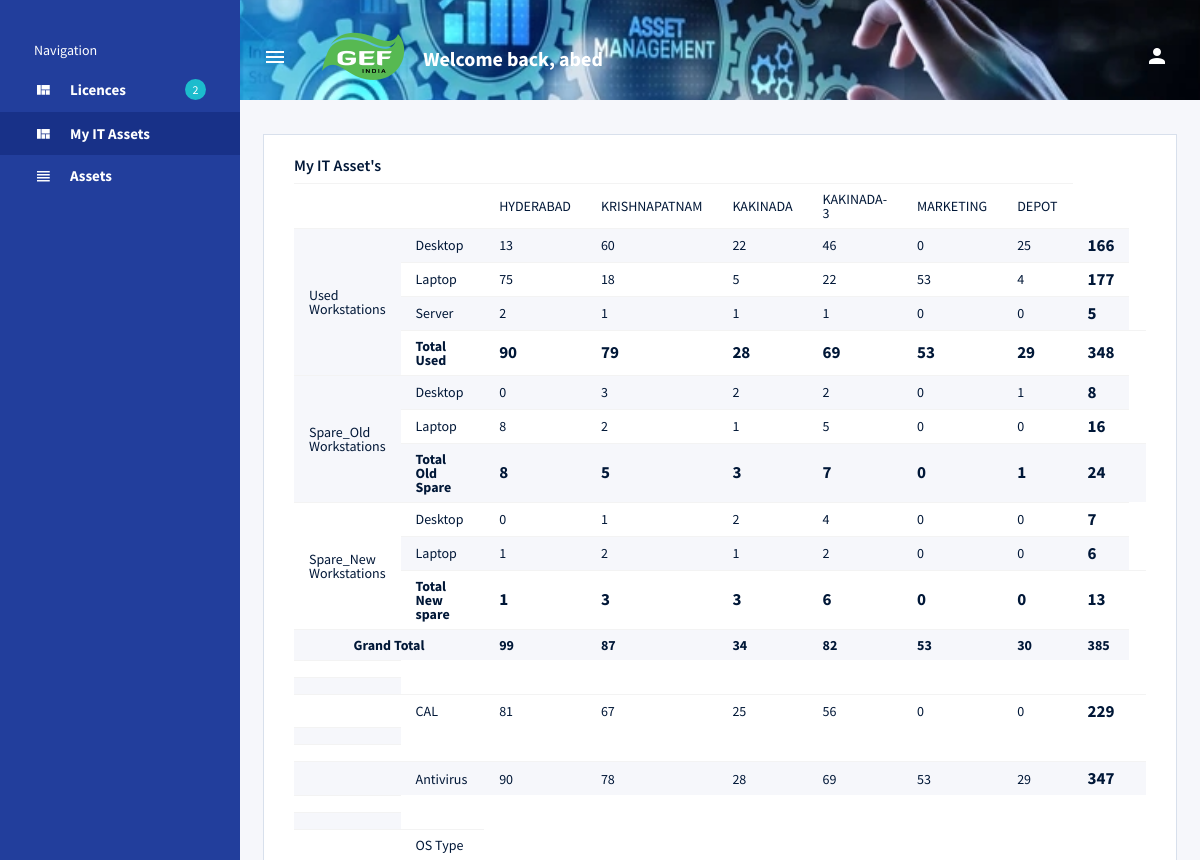
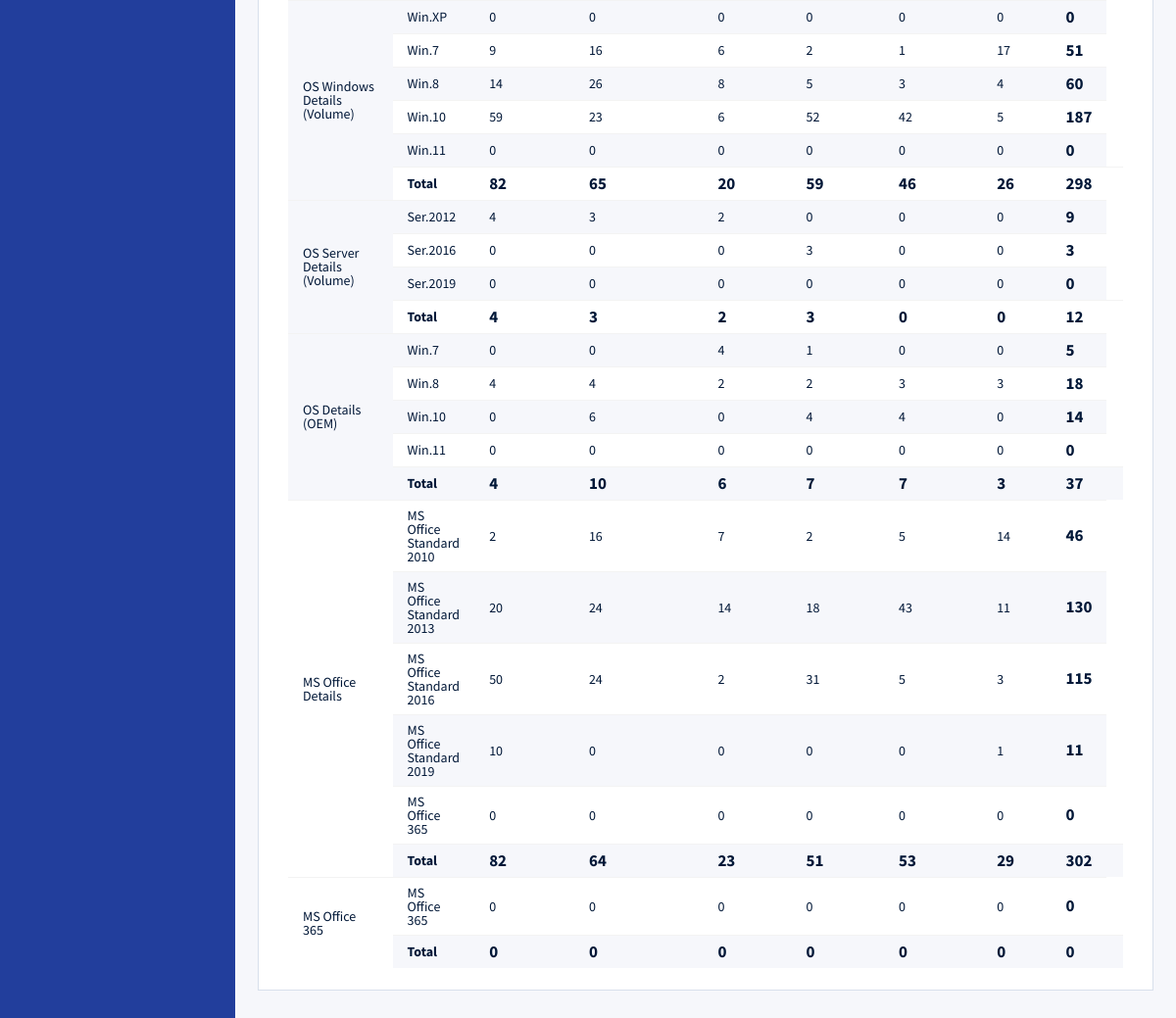
The page /it_assets (signed in) on the database its author committed (2 pictures, top to bottom).
### assetapp/models.py (models this page shows)
class AssetModel(models.Model):
    user_name = models.CharField(max_length=100, default='1')
    user_email = models.EmailField(max_length=100,default='1')
    location = models.CharField(max_length=100)
    asset_no = models.CharField(max_length=100, default='1')
    serial_no = models.CharField(max_length=100, default='1')
    emp_id = models.CharField(max_length=100, default='1')
    usage_type = models.CharField(max_length=100, default='1')
    machine_type = models.CharField(max_length=100, default='1')
    gef_id_number = models.CharField(max_length=100, default='1')
    domain_workgroup = models.CharField(max_length=100, default='1')
    Domain_User_Name = models.CharField(max_length=100, default='1')
    machine_make = models.CharField(max_length=100, default='1')
    machine_model_no = models.CharField(max_length=100, default='1')
    machine_serial_no = models.CharField(max_length=100, default='1')
    hdd = models.CharField(max_length=100, default='1')
    hdd_make = models.CharField(max_length=100, default='1')
    hdd_model = models.CharField(max_length=100, default='1')
    hdd_serial_no = models.CharField(max_length=100, default='1')
    ram = models.CharField(max_length=100, default='1')
    processor = models.CharField(max_length=100, default='1')
    processor_purchase_date = models.DateField(default=date(1111, 11, 11))
    warranty_start_date = models.DateField(default=date(1111, 11, 11))
    warranty_end_date = models.DateField(default=date(1111, 11, 11))
    amc_start_date = models.DateField(default=date(1111, 11, 11))
    amc_end_date = models.DateField(default=date(1111, 11, 11))
    user_acceptance_date = models.DateField(default=date(1111, 11, 11))
    user_handed_over_date = models.DateField(default=date(1111, 11, 11))
    Operating_System_Version = models.CharField(max_length=100, default='1')
    OS = models.CharField(max_length=100, default='1')
    OEM_Volume = models.BooleanField(default='1')
    ms_office = models.BooleanField(default='1')
    ms_office_version = models.CharField(max_length=100, default='1')
    Email_Type = models.CharField(max_length=100, default='1')
    ms_visio = models.CharField(max_length=100, default='1')
    ms_access = models.CharField(max_length=100, default='1')
    Antivirus = models.BooleanField(default='1')
    AutoCAD = models.BooleanField(default='1')
    Adobe_acrobate = models.BooleanField(default='1')
    Visio = models.BooleanField(default='1')
    Access = models.BooleanField(default='1')
    SAP = models.BooleanField(default='1')
    SAP_User_ID =models.CharField(max_length=100, default='1')
    Status = models.CharField(max_length=100, default='1')
    Remarks = models.CharField(max_length=100, default='1')

### assetapp/views.py (the view)
# urls.py: path('it_assets', views.it_assets, name='it_assets'),
def it_assets(request):
    list = getAssets()
    list4 = getAssetsByLocation()
    list['vol']= list4
    list5 = getAssetsByLocationAntivirus()
    list['antivirus'] = list5
    list6 = getAssetsByLocationDomain()
    list['cal'] = list6
    if request.content_type == 'application/json':
        return JsonResponse(list)
    return render(request, "it_assets.html", list)

### assetapp/views.py (called while the page is built)
def getAssetsByLocationDomain():
    list = {"location": [], "data": []}
    r = "Domain / Workgoup"
    total = 0
    for l1 in range(len(LOCATION)):
        l = LOCATION[l1]
        dat = getAssetCountByLocationDomain(l[1], r)
        total = total + dat
        list['location'].append({"LOCATION": l[1], "data": dat})
    list['location'].append({"Total": total})
    return list

def getAssetCountByLocationDomain(l, r):
    if r == 'Domain / Workgoup':
        list = AssetModel.objects.all().filter(domain_workgroup='Domain', location=l)
    return len(list)

def getAssetsByLocationAntivirus():
    list = { "location": [],"data": []}
    r = "Antivirus"
    total = 0
    for l1 in range(len(LOCATION)):
        l = LOCATION[l1]
        dat = getAssetCountByLocationAntivirus(l[1], r)
        total = total+dat
        list['location'].append({"LOCATION": l[1], "data": dat})
    list['location'].append({"Total": total})
    return list

def getAssetCountByLocationAntivirus(l,r):
    r1 = False
    if r == 'Antivirus':
        r1 = True
        list = AssetModel.objects.all().filter(Antivirus=r1, location=l)
    return len(list)

def getAssetCountByLocationRemarksMachineType(l,r,m):
    if r == 'Used Workstations' :
        list = AssetModel.objects.all().filter(usage_type='Live', machine_type=m, location=l)
    elif r == 'Spare_Old Workstations' :
        list = AssetModel.objects.all().filter(user_name__iexact='Spare Old',machine_type=m, location=l).exclude(Status='Not working')
    elif r == 'Spare_New  Workstations' :
        list = AssetModel.objects.all().filter(user_name__iexact='Spare New',machine_type=m, location=l).exclude(Status='Not working')
    return len(list)

def getAssetCountByLocationRemarksOS(l,r,m):
    ms = ["2010","2013","2016","2019"]
    r1= False
    if r=='OS Windows Details (Volume)':
        r1 = False
        list = AssetModel.objects.all().filter(OEM_Volume=r1, OS=m, location=l).exclude(user_name__iexact='Spare')
    elif r == 'OS Server Details (Volume)':
        r1 = False
        list = AssetModel.objects.all().filter(OEM_Volume=r1, OS=m, location=l).exclude(user_name__iexact='Spare')
    elif r == 'OS Details (OEM)':
        r1 = True
        list = AssetModel.objects.all().filter(OEM_Volume=r1, OS=m, location=l).exclude(user_name__iexact='Spare Old')
    else:
        r1 = True
        list = AssetModel.objects.all().filter(ms_office=r1, ms_office_version=m, location=l)
    return len(list)

### templates/it_assets.html (shortened to what this page needs)
{% extends 'base.html' %}
{% load static %}
{% block content %}
{% if user.is_authenticated %}
<div class="row">
            <div class="col-lg-12 grid-margin stretch-card">
              <div class="card">
                <div class="card-body">
                  <h4 class="card-title">My IT Asset's</h4>
                  <div class="table-responsive">
                    <table class="table table-striped">
                    <thead>
                        <tr>
                            <td>&nbsp;</td>
                            <td>&nbsp;</td>
                            {% for x,y in LOCATION %}
                            <td>{{x}}</td>
                            {% endfor %}
                        </tr>
                      </thead>
                      {% for form in remark %}
                        {% for form1 in form.machine %}
                           <tr>
                        {% if forloop.counter0 == 0 %}
                             <td rowspan="{{form.SUBCOUNT}}">{{form.name}}</td>
                                {% endif %}
                        <td {% if 'Total' in form1.name %} class="total" {% endif %}>{{form1.name}}</td>
                          {% for form2 in form1.location %}
                        <td  style="width:50px"><span {% if 'Total' in form1.name %} class="total" {% endif %} >{{form2.data}}</span></td>
                          {% endfor %}
                        <td  style="width:50px"><span class="total"  >{{form1.ALLLocationSUM}}</span></td>
                           </tr>
                          {% endfor %}
                         {% endfor %}
                        <tr>
                            <td class="total"  style="text-align: -webkit-center;" colspan="2">Grand Total</td>
                         {% for form3 in gtotal %}
                        <td  class="total" >{{form3}}</td>
                        {% endfor %}
                        </tr>
                        <tr>
                            <td></td>
                        </tr>
                        <tr>
                            <td></td>
                        </tr>
                        <tr>
                            <td>&nbsp;</td>
                            <td>CAL</td>
                            {% for form in cal.location %}
                                {% if 'Total' in form %}
                                <td style="width:50px"><span class="total" >{{form.Total}}</span></td>
                                        {% endif %}
                                <td>{{ form.data }}</td>
                            {% endfor %}
                        </tr>
                        <tr>
                            <td></td>
                        </tr>
                        <tr>
                            <td></td>
                        </tr>
                        <tr>
                            <td>&nbsp;</td>
                            <td>Antivirus</td>
                            {% for form in antivirus.location %}
                                {% if 'Total' in form %}
                                <td style="width:50px"><span class="total" >{{form.Total}}</span></td>
                                        {% endif %}
                                <td>{{ form.data }}</td>
                            {% endfor %}
                        </tr>
                        <tr>
                            <td></td>
                        </tr>
                        <tr>
                            <td></td>
                        </tr>
                        <tr>
                            <td>&nbsp;</td>
                            <td>OS Type&nbsp;</td>
                        </tr>
                        {% for v in vol.remark %}
                            {% for form1 in v.machine %}
                        <tr>
                        {% if forloop.counter0 == 0 %}
                             <td rowspan="{{v.SUBCOUNT}}">{{v.name}}</td>
                                {% endif %}
                        <td {% if 'Total' in form1.name %} class="total" {% endif %}>{{form1.name}}</td>
                          {% for form2 in form1.location %}
                        <td  style="width:50px"><span {% if 'Total' in form1.name %} class="total" {% endif %} >{{form2.data}}</span></td>
                          {% endfor %}
                       <td  style="width:50px"><span class="total"  >{{form1.ALLLocationSUM}}</span></td>
                           </tr>
                        {% endfor %}{% endfor %}
          </table>
                  </div>
                </div>
              </div>
            </div>
 </div>
{% endif %}
{% endblock %}

### templates/base.html (shortened to what this page needs)
{% load static %}
<!DOCTYPE html>
<html lang="en">
<head>
  <link rel="stylesheet" href="{% static 'vendors/mdi/css/materialdesignicons.min.css' %}">
  <link rel="stylesheet" href="{% static 'vendors/css/vendor.bundle.base.css' %}">
  <link rel="stylesheet" href="{% static 'css/style.css' %}">
  <link rel="stylesheet" href="{% static 'css/jquery.dataTables.min.css' %}">
</head>
<body>
  <div class="container-scroller d-flex">
    <nav class="sidebar sidebar-offcanvas" id="sidebar">
      <ul class="nav">
        <li class="nav-item sidebar-category">
          <p>Navigation</p>
        </li>
        <li class="nav-item">
          <a class="nav-link" href="/">
            <i class="mdi mdi-view-quilt menu-icon"></i>
            <span class="menu-title">Licences</span>
            <div class="badge badge-info badge-pill">2</div>
          </a>
        </li>
            <li class="nav-item">
              <a class="nav-link" href="/it_assets">
                <i class="mdi mdi-view-quilt menu-icon"></i>
                <span class="menu-title">My IT Assets</span>
              </a>
            </li>
        <li class="nav-item">
          <a class="nav-link" href="/assets">
            <i class="mdi mdi-view-headline menu-icon"></i>
            <span class="menu-title">Assets</span>
          </a>
        </li>
      </ul>
    </nav>
    <div class="container-fluid page-body-wrapper">
      <nav class="navbar col-lg-12 col-12 px-0 py-0 py-lg-4 d-flex flex-row">
        <div class="navbar-menu-wrapper d-flex align-items-center justify-content-end">
          <button class="navbar-toggler navbar-toggler align-self-center" type="button" data-toggle="minimize">
            <span class="mdi mdi-menu"></span>
          </button>
          <div class="navbar-brand-wrapper">
            <a class="navbar-brand brand-logo" href="index.html"><img src="{% static 'images/logo.png' %}" alt="logo"/></a>
          </div>
          <h4 class="font-weight-bold mb-0 d-none d-md-block mt-1">Welcome back, {{user}}</h4>
          <ul class="navbar-nav navbar-nav-right">
            <li class="nav-item dropdown mr-2">
              <a class="nav-link count-indicator dropdown-toggle d-flex align-items-center justify-content-center" id="notificationDropdown" href="#" data-toggle="dropdown">
                <i class="mdi mdi-account"></i>
              </a>
            </li>
          </ul>
        </div>
       </nav>
      <div class="main-panel">
        <div class="content-wrapper">
          {% block content %}{% endblock %}
        </div>
      </div>
    </div>
  </div>
</body>
</html>

### templates/it_assets.html (style rules this page uses)
.table td { padding: .5rem 0.9375rem!important; }
.table { margin-bottom: 0; }
.total { font-size: 17px; font-weight: bold; }

### rows shown on the page
AssetModel: name "Laptop", data "75" "18" "5" "22" "53" "4", ALLLocationSUM "177"
AssetModel: name "Laptop", data "8" "2" "1" "5" "0" "0", ALLLocationSUM "16"
AssetModel: name "Win.8", data "14" "26" "8" "5" "3" "4", ALLLocationSUM "60"
AssetModel: name "Win.8", data "4" "4" "2" "2" "3" "3", ALLLocationSUM "18"

### other values the page prints
{{ user }} "abed"
{{ x }} "HYDERABAD" "KRISHNAPATNAM" "KAKINADA" "KAKINADA-3" "MARKETING" "DEPOT"
{{ v.name }} "OS Windows Details (Volume)" "OS Server Details (Volume)" "OS Details (OEM)" "MS Office Details" "MS Office 365"
